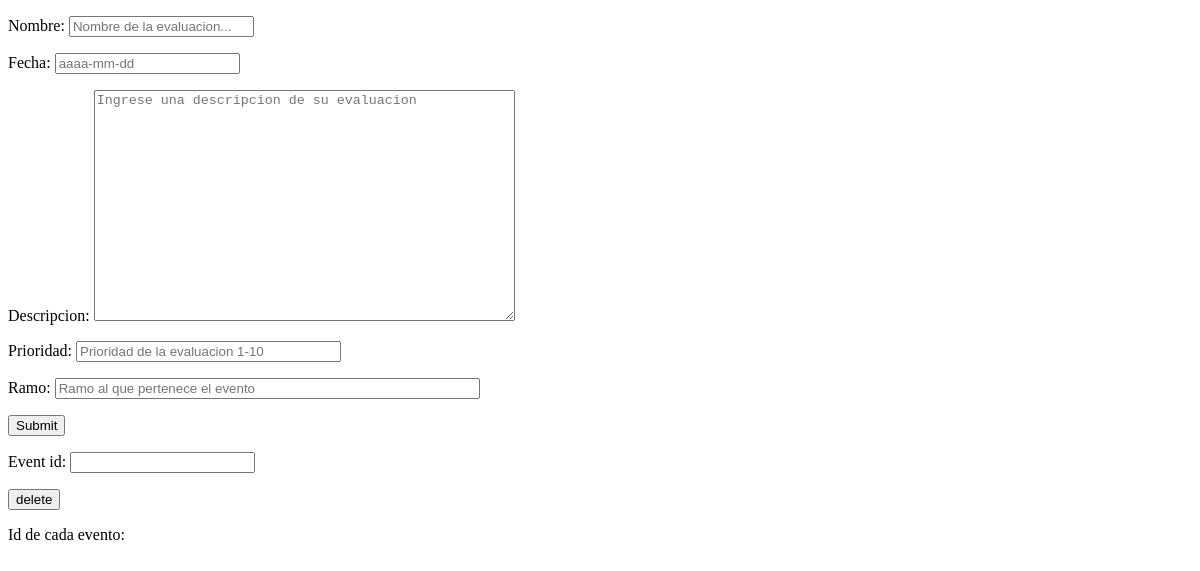
The app's page /eventos/ (signed in), older data.
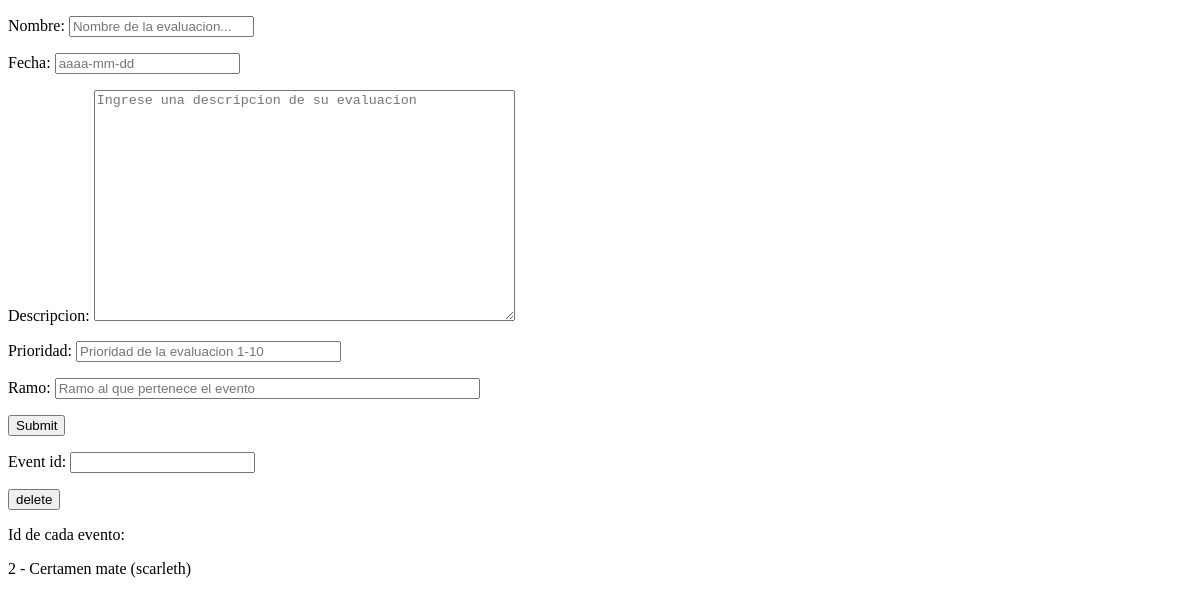
The same page, newer data.
### pag_calendario/models.py (models this page shows)
class eventos(models.Model):
    nombre = models.CharField(max_length=120)
    fecha = models.DateField()
    descripcion = models.TextField(blank=True, null = True,)
    prioridad = models.IntegerField(default = 1)
    usuario = models.ForeignKey(User, on_delete=models.CASCADE)
    ramo = models.CharField(max_length = 120, default= "Lenguaje")

### pag_calendario/views.py (the view)
# urls.py: path('eventos/', formularioEventos_view)
def formularioEventos_view(request):
    form = formularioEventos(request.POST or None, request = request)
    if form.is_valid():
        evnt = form.save(commit=False)
        evnt.usuario = request.user
        evnt.save()
        form = formularioEventos()
    form1 = eliminarEvento(request.POST or None, request = request)
    if form1.is_valid():
        evento = eventos.objects.filter(usuario = request.user).get(pk = int(form1['event_id'].value()))
        evento.delete()
        form1 = eliminarEvento()
    context = {
        'form' : form,
        'form1' : form1,
        'lista' : eventos.objects.filter(usuario = request.user).all()
    }
    return render(request, "formularioEventos.html", context)

### pag_calendario/forms.py (shortened to what this page needs)
class formularioEventos(forms.ModelForm):
    nombre = forms.CharField(widget=forms.TextInput(attrs={"placeholder" : "Nombre de la evaluacion..." }))
    fecha  = forms.DateField(widget=forms.DateInput(attrs={"placeholder" : "aaaa-mm-dd" }))
    descripcion  = forms.CharField(widget=forms.Textarea(attrs={"placeholder" : "Ingrese una descripcion de su evaluacion", "rows": 15, "cols": 50}))
    prioridad = forms.IntegerField(widget = forms.TextInput(attrs = {"placeholder" : "Prioridad de la evaluacion 1-10", "size": 30 }))
    ramo = forms.CharField(widget=forms.TextInput(attrs={"placeholder" : "Ramo al que pertenece el evento", 'size': 50 }))
    class Meta:
        model = eventos
        fields = ['nombre', 'fecha', 'descripcion', 'prioridad', 'ramo']
    def __init__(self, *args, **kwargs):
        self.request = kwargs.pop('request', None)
        super(formularioEventos, self).__init__(*args, **kwargs)

class eliminarEvento(forms.ModelForm):
    class Meta:
        model = eliminar
        fields = ['event_id']
    def __init__(self, *args, **kwargs):
        self.request = kwargs.pop('request', None)
        super(eliminarEvento, self).__init__(*args, **kwargs)

### pag_calendario/templates/formularioEventos.html (shortened to what this page needs)
<!DOCTYPE html>
<html lang="en">
<head>
</head>
<body>
<div>
<form method = "POST" id = "form">
    {{form.as_p}}
    <button type="submit" form="form" value="Submit">Submit</button>
</form>
</div>
<div>
<form method = "POST" id = "form1">
    {{form1.as_p}}
    <button type="submit" form="form1" value="Delete">delete</button>
</form>
</div>
<p>Id de cada evento:</p>
{% if lista %}
    {%for evento in lista%}
    <p> {{evento.id}} - {{evento.nombre}} </p>
    {%endfor%}
{%endif%}
</body>
</html>

Row changes from the older to the newer data that the page shows:
added eventos: id "2", nombre "Certamen mate (scarleth)"
